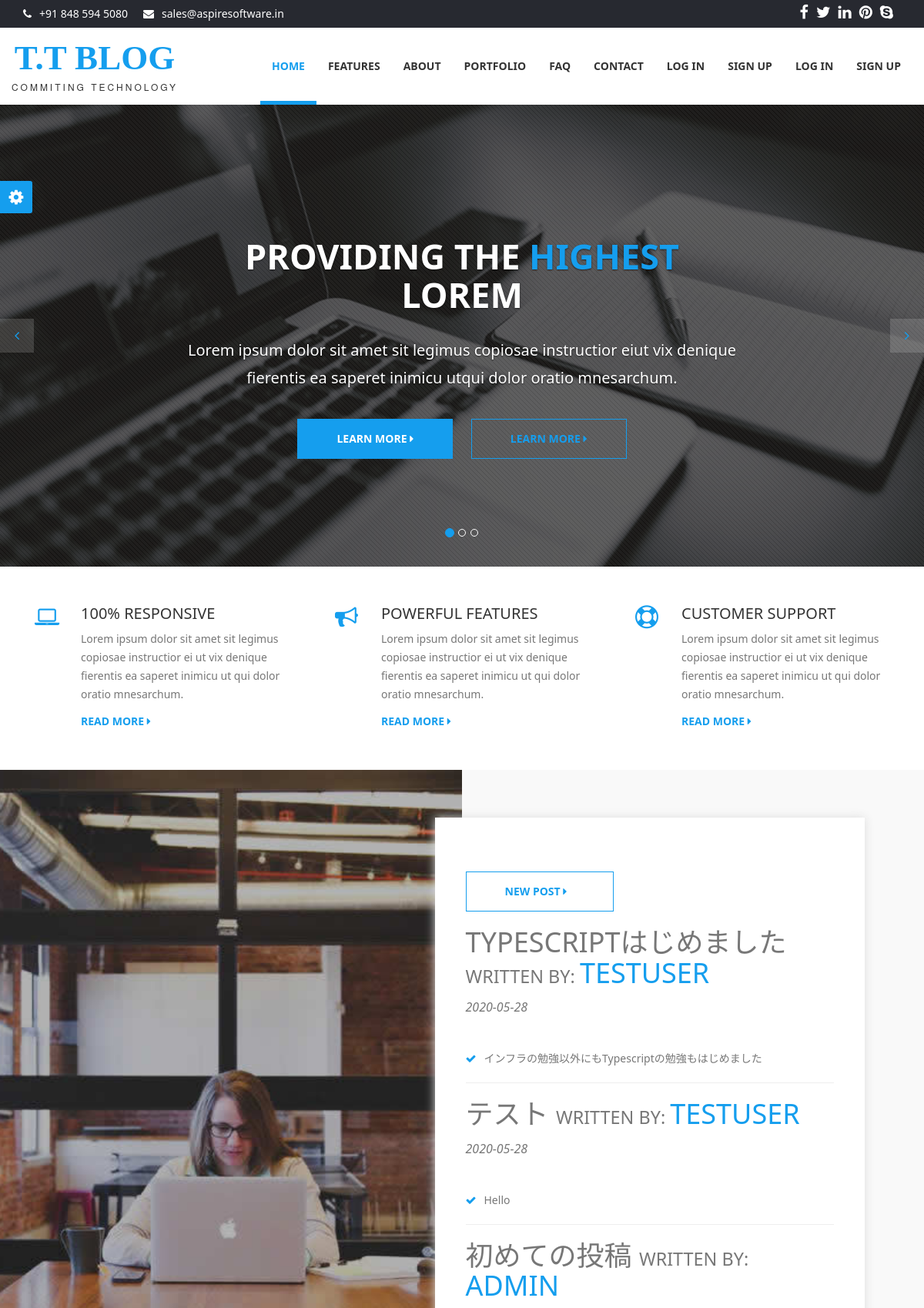
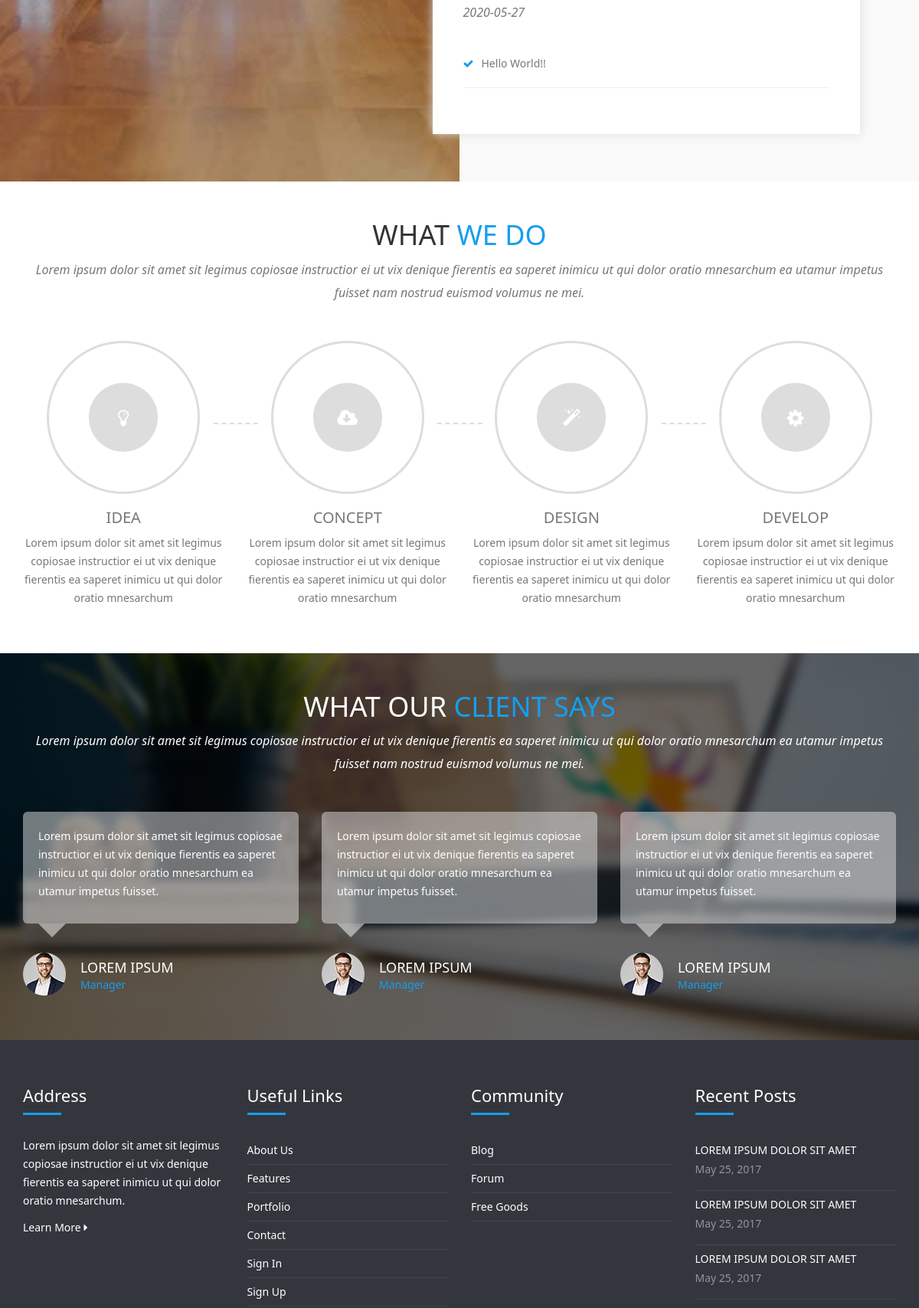
The page / (upper part) on the database its author committed (2 pictures, top to bottom).
### blog/models.py (models this page shows, shortened)
class Post(models.Model):
    title=models.CharField(max_length=100)
    content=models.TextField()
    author=models.ForeignKey(User, on_delete=models.CASCADE)
    date_posted=models.DateField(default=timezone.now)

### blog/views.py (the view)
# urls.py: path('',views.PostListView.as_view(), name="blog-home"),
class PostListView(ListView):
    model=Post
    template_name="blog/home.html"
    context_object_name="posts"
    ordering=['-date_posted']

### blog/templates/blog/home.html (shortened to what this page needs)
{% extends 'account/base.html' %}
{% load  static %}
    {% block body %}
    <div id="myCarousel" class="carousel slide">
        <ol class="carousel-indicators">
            <li data-target="#myCarousel" data-slide-to="0" class="active"></li>
            <li data-target="#myCarousel" data-slide-to="1"></li>
            <li data-target="#myCarousel" data-slide-to="2"></li>
        </ol>
        <div class="carousel-inner">
            <div class="item active">
                <div class="fill" style="background-image:url('static/img/banner-slide-1.jpg');"></div>
                <div class="carousel-caption slide-up">
                    <h1 class="banner_heading">Providing The <span>Highest </span>Lorem</h1>
                    <p class="banner_txt">Lorem ipsum dolor sit amet sit legimus copiosae instructior eiut vix denique fierentis ea saperet inimicu utqui dolor oratio mnesarchum.</p>
                    <div class="slider_btn">
                        <button type="button" class="btn btn-default slide">Learn More <i class="fa fa-caret-right"></i></button>
                        <button type="button" class="btn btn-primary slide">Learn More <i class="fa fa-caret-right"></i></button>
                    </div>
                </div>
            </div>
        </div>
        <a class="left carousel-control" href="#myCarousel" role="button" data-slide="prev"> <i class="fa fa-angle-left" aria-hidden="true"></i>
        </a>
        <a class="right carousel-control" href="#myCarousel" role="button" data-slide="next"> <i class="fa fa-angle-right" aria-hidden="true"></i>
        </a>
    </div>
    <section id="features">
        <div class="container">
            <div class="row">
                <div class="col-md-4 col-xs-12 block">
                    <div class="col-md-2 col-xs-2"><i class="fa fa-laptop feature_icon"></i></div>
                    <div class="col-md-10 col-xs-10">
                        <h4>100% Responsive</h4>
                        <p>Lorem ipsum dolor sit amet sit legimus copiosae instructior ei ut vix denique fierentis ea saperet inimicu ut qui dolor oratio mnesarchum.</p>
                        <a href="#" class="readmore">Read More <i class="fa fa-caret-right"></i></a>
                    </div>
                </div>
                <div class="col-md-4 col-xs-12 block">
                    <div class="col-md-2 col-xs-2"><i class="fa fa-bullhorn feature_icon"></i></div>
                    <div class="col-md-10 col-xs-10">
                        <h4>Powerful Features</h4>
                        <p>Lorem ipsum dolor sit amet sit legimus copiosae instructior ei ut vix denique fierentis ea saperet inimicu ut qui dolor oratio mnesarchum.</p>
                        <a href="#" class="readmore">Read More <i class="fa fa-caret-right"></i></a>
                    </div>
                </div>
                <div class="col-md-4 col-xs-12 block">
                    <div class="col-md-2 col-xs-2"><i class="fa fa-support feature_icon"></i></div>
                    <div class="col-md-10 col-xs-10">
                        <h4>Customer Support</h4>
                        <p>Lorem ipsum dolor sit amet sit legimus copiosae instructior ei ut vix denique fierentis ea saperet inimicu ut qui dolor oratio mnesarchum.</p>
                        <a href="#" class="readmore">Read More <i class="fa fa-caret-right"></i></a>
                    </div>
                </div>
            </div>
        </div>
    </section>
    <section id="about">
        <div class="image-holder col-lg-6 col-md-6 col-sm-6 col-xs-12 pull-left">
            <div class="background-imgholder">
            </div>
        </div>
        <div class="container-fluid">
            <div class="col-md-7 col-md-offset-5 col-sm-8 col-sm-offset-2 col-xs-12 text-inner ">
                <div class="text-block">
                    <div class="section-heading">
                    <form action="{% url 'post-create' %}">
                        <button type="submit" class="btn btn-primary slide"> New Post <i class="fa fa-caret-right"></i></button>
                    </form>
                    {% for post in posts %}
                    <h1><a href="{% url 'post-detail' post.id %}">{{post.title}}</a>
                        <small>written by: </small><span>{{post.author}}</span></h1>
                    <p class="subheading"> {{post.date_posted|date:'Y-m-d'}}</p>
                    <ul class="aboutul">
                        <li> <i class="fa fa-check"></i>{{post.content}}</li>
                    </ul>
                    <hr>
                    {% endfor %}
                </div>
            </div>
        </div>
    </section>
    <section id="process">
        <div class="container">
            <div class="section-heading text-center">
                <div class="col-md-12 col-xs-12">
                    <h1>What <span>We Do</span></h1>
                    <p class="subheading">Lorem ipsum dolor sit amet sit legimus copiosae instructior ei ut vix denique fierentis ea saperet inimicu ut qui dolor oratio mnesarchum ea utamur impetus fuisset nam nostrud euismod volumus ne mei.</p>
                </div>
            </div>
            <div class="row">
                <div class="col-md-3 col-sm-6 block process-block">
                    <div class="process-icon-holder">
                        <div class="process-border">
                            <span class="process-icon"><a href="#"><i class="fa fa-lightbulb-o feature_icon"></i></a></span></div>
                    </div>
                    <div class="process-text-block">
                        <h4><a href="#">Idea</a></h4>
                        <p>Lorem ipsum dolor sit amet sit legimus copiosae instructior ei ut vix denique fierentis ea saperet inimicu ut qui dolor oratio mnesarchum</p>
                    </div>
                </div>
                <div class="col-md-3 col-sm-6 block process-block">
                    <div class="process-icon-holder">
                        <div class="process-border">
                            <span class="process-icon"><a href="#"><i class="fa fa-cloud-download feature_icon"></i></a></span></div>
                    </div>
                    <div class="process-text-block">
                        <h4><a href="#">Concept</a></h4>
                        <p>Lorem ipsum dolor sit amet sit legimus copiosae instructior ei ut vix denique fierentis ea saperet inimicu ut qui dolor oratio mnesarchum</p>
                    </div>
                </div>
                <div class="col-md-3 col-sm-6 block process-block">
                    <div class="process-icon-holder">
                        <div class="process-border">
                            <span class="process-icon"><a href="#"><i class="fa fa-magic feature_icon"></i></a></span></div>
                    </div>
                    <div class="process-text-block">
                        <h4><a href="#">Design</a></h4>
                        <p>Lorem ipsum dolor sit amet sit legimus copiosae instructior ei ut vix denique fierentis ea saperet inimicu ut qui dolor oratio mnesarchum</p>
                    </div>
                </div>
                <div class="col-md-3 col-sm-6 block process-block lastchild">
                    <div class="process-icon-holder">
                        <div class="process-border">
                            <span class="process-icon"><a href="#"><i class="fa fa-cog feature_icon"></i></a></span></div>
                    </div>
                    <div class="process-text-block">
                        <h4><a href="#">Develop</a></h4>
                        <p>Lorem ipsum dolor sit amet sit legimus copiosae instructior ei ut vix denique fierentis ea saperet inimicu ut qui dolor oratio mnesarchum</p>
                    </div>
                </div>
            </div>
        </div>
    </section>
    <section id="testimonial">
        <div class="container">
            <div class="section-heading text-center">
                <div class="col-md-12 col-xs-12">
                    <h1>What Our <span>Client Says</span></h1>
                    <p class="subheading">Lorem ipsum dolor sit amet sit legimus copiosae instructior ei ut vix denique fierentis ea saperet inimicu ut qui dolor oratio mnesarchum ea utamur impetus fuisset nam nostrud euismod volumus ne mei.</p>
                </div>
            </div>
            <div class="row">
                <div class="col-md-4 col-sm-12 block ">
                    <div class="testimonial_box">
                        <p>Lorem ipsum dolor sit amet sit legimus copiosae instructior ei ut vix denique fierentis ea saperet inimicu ut qui dolor oratio mnesarchum ea utamur impetus fuisset. </p>
                    </div>
                    <div class="arrow-down"></div>
                    <div class="testimonial_user">
                        <div class="user-image"><img src="{%static 'img/user1.png' %}" alt="user" class="img-responsive" /></div>
                        <div class="user-info">
                            <h5>Lorem Ipsum</h5>
                            <p>Manager</p>
                        </div>
                    </div>
                </div>
                <div class="col-md-4 col-sm-12 block">
                    <div class="testimonial_box">
                        <p>Lorem ipsum dolor sit amet sit legimus copiosae instructior ei ut vix denique fierentis ea saperet inimicu ut qui dolor oratio mnesarchum ea utamur impetus fuisset. </p>
                    </div>
                    <div class="arrow-down"></div>
                    <div class="testimonial_user">
                        <div class="user-image"><img src="{%static 'img/user1.png' %}" alt="user" class="img-responsive" /></div>
                        <div class="user-info">
                            <h5>Lorem Ipsum</h5>
                            <p>Manager</p>
                        </div>
                    </div>
                </div>
                <div class="col-md-4 col-sm-12 block">
                    <div class="testimonial_box">
                        <p>Lorem ipsum dolor sit amet sit legimus copiosae instructior ei ut vix denique fierentis ea saperet inimicu ut qui dolor oratio mnesarchum ea utamur impetus fuisset. </p>
                    </div>
                    <div class="arrow-down"></div>
                    <div class="testimonial_user">
                        <div class="user-image"><img src="{% static 'img/user1.png' %}" alt="user" class="img-responsive" /></div>
                        <div class="user-info">
                            <h5>Lorem Ipsum</h5>
                            <p>Manager</p>
                        </div>
                    </div>
                </div>
            </div>
        </div>
    </section>
    <section id="footer">
        <div class="container">
            <div class="row">
                <div class="col-md-3 col-sm-3 col-xs-12 block">
                    <div class="footer-block">
                        <h4>Address</h4>
                        <hr/>
                        <p>Lorem ipsum dolor sit amet sit legimus copiosae instructior ei ut vix denique fierentis ea saperet inimicu ut qui dolor oratio mnesarchum.
                        </p>
                        <a href="#" class="learnmore">Learn More <i class="fa fa-caret-right"></i></a>
                    </div>
                </div>
                <div class="col-md-3 col-sm-3 col-xs-12 block">
                    <div class="footer-block">
                        <h4>Useful Links</h4>
                        <hr/>
                        <ul class="footer-links">
                            <li><a href="#">About Us</a></li>
                            <li><a href="#">Features</a></li>
                            <li><a href="#">Portfolio</a></li>
                            <li><a href="#">Contact</a></li>
                            <li><a href="#">Sign In</a></li>
                            <li><a href="#">Sign Up</a></li>
                        </ul>
                    </div>
                </div>
                <div class="col-md-3 col-sm-3 col-xs-12 block">
                    <div class="footer-block">
                        <h4>Community</h4>
                        <hr/>
                        <ul class="footer-links">
                            <li><a href="#">Blog</a></li>
                            <li><a href="#">Forum</a></li>
                            <li><a href="#">Free Goods</a></li>
                        </ul>
                    </div>
                </div>
                <div class="col-md-3 col-sm-3 col-xs-12 <block></block>">
                    <div class="footer-block">
                        <h4>Recent Posts</h4>
                        <hr/>
                        <ul class="footer-links">
                            <li>
                                <a href="#" class="post">Lorem ipsum dolor sit amet</a>
                                <p class="post-date">May 25, 2017</p>
                            </li>
                            <li>
                                <a href="#" class="post">Lorem ipsum dolor sit amet</a>
                                <p class="post-date">May 25, 2017</p>
                            </li>
                            <li>
                                <a href="#" class="post">Lorem ipsum dolor sit amet</a>
                                <p class="post-date">May 25, 2017</p>
                            </li>
                        </ul>
                    </div>
                </div>
            </div>
        </div>
    </section>
    <div id="panel">
        <a class="open" href="#"><span><i class="fa fa-gear fa-spin"></i></span></a>
    </div>
    {% endblock body %}

### rows shown on the page
Post: title "TYPESCRIPTはじめました", author "TESTUSER", date_posted "2020-05-28", content "インフラの勉強以外にもTypescriptの勉強もはじめました"
Post: title "テスト", author "TESTUSER", date_posted "2020-05-28", content "Hello"
Post: title "初めての投稿", author "ADMIN", date_posted "2020-05-27", content "Hello World!!"
